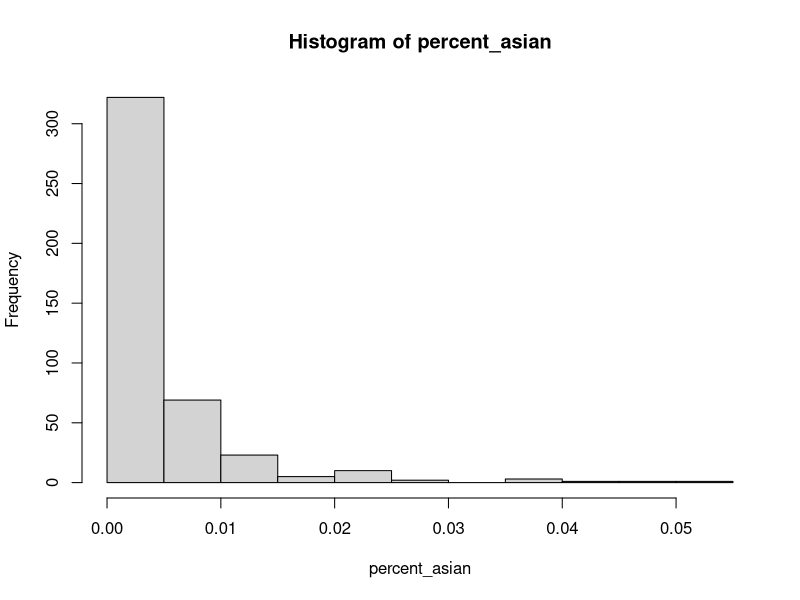
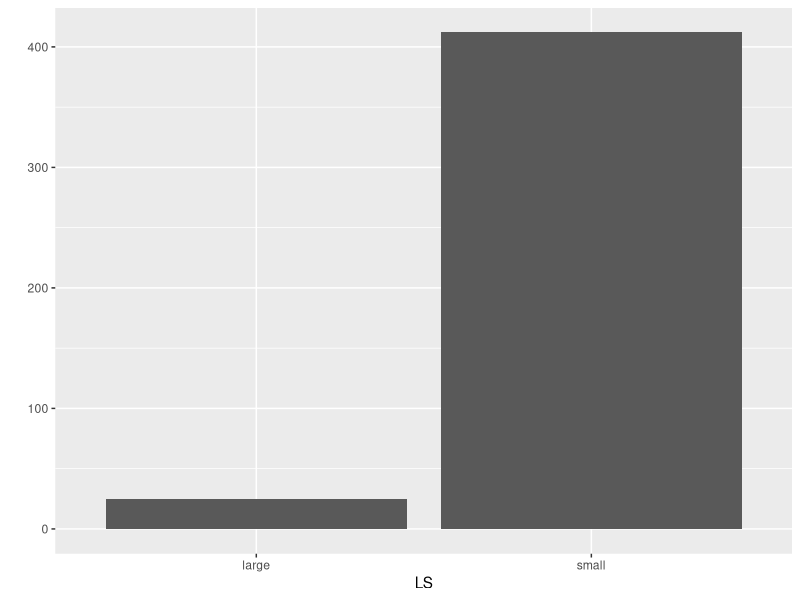

Here is the R script that generated these plots, in order:
# Q1. 시험 점수 변수 만들고 출력하기
# 다섯 명의 학생이 시험을 봤습니다. 학생 다섯 명의 시험 점수를 담고 있는 변수를 만들어 출력해 보세요. 각
# 학생의 시험 점수는 다음과 같습니다.
# 80, 60, 70, 50, 90
score <- c(80, 60, 70, 50, 90)
score

# Q2. 전체 평균 구하기
# 앞 문제에서 만든 변수를 이용해서 이 학생들의 전체 평균 점수를 구해보세요.
mean(score)

# Q3. 전체 평균 변수 만들고 출력하기
# 전체 평균 점수를 담고 있는 새 변수를 만들어 출력해 보세요. 앞 문제를 풀 때 사용한 코드를 응용하면
# 됩니다.
stu_mean <- mean(score)
stu_mean


# ggplot2 패키지에는 미국 동북중부 437개 지역의 인구통계 정보를 담은 midwest라는 데이터가 포함되어
# 있습니다. midwest 데이터를 사용해 데이터 분석 문제를 해결해보세요.
library(ggplot2)
library(dplyr)
# • 문제 1. ggplot2 의 midwest 데이터를 데이터 프레임 형태로 불러와서 데이터의 특성을 파악하세요.
midwest
head(midwest)
tail(midwest)
View(midwest)
dim(midwest)
str(midwest)
summary(midwest)

# • 문제 2. poptotal(전체 인구)을 total 로, popasian(아시아 인구)을 asian 으로 변수명을 수정하세요.
midwest <- rename(midwest, total = poptotal , asian = popasian)
midwest

# • 문제 3. total, asian 변수를 이용해 '전체 인구 대비 아시아 인구 백분율' 파생변수를 만들고, 히스토그램을
# 만들어 도시들이 어떻게 분포하는지 살펴보세요.
percent_asian <- midwest$asian / midwest$total
hist(percent_asian)

# • 문제 4. 아시아 인구 백분율 전체 평균을 구하고, 평균을 초과하면 "large", 그 외에는 "small"을 부여하는
# 파생변수를 만들어 보세요.
percent_asian_mean <- sum(midwest$asian) / sum(midwest$total)
midwest$LS <- ifelse(percent_asian > percent_asian_mean, 'large', 'small')
midwest$LS

# • 문제 5. "large"와 "small"에 해당하는 지역이 얼마나 되는지, 빈도표와 빈도 막대 그래프를 만들어 확인해
# 보세요.
qplot(data= midwest, x=LS)

# *시간 있는 분들은~
# 소스코드 3,4,5 강 연습
